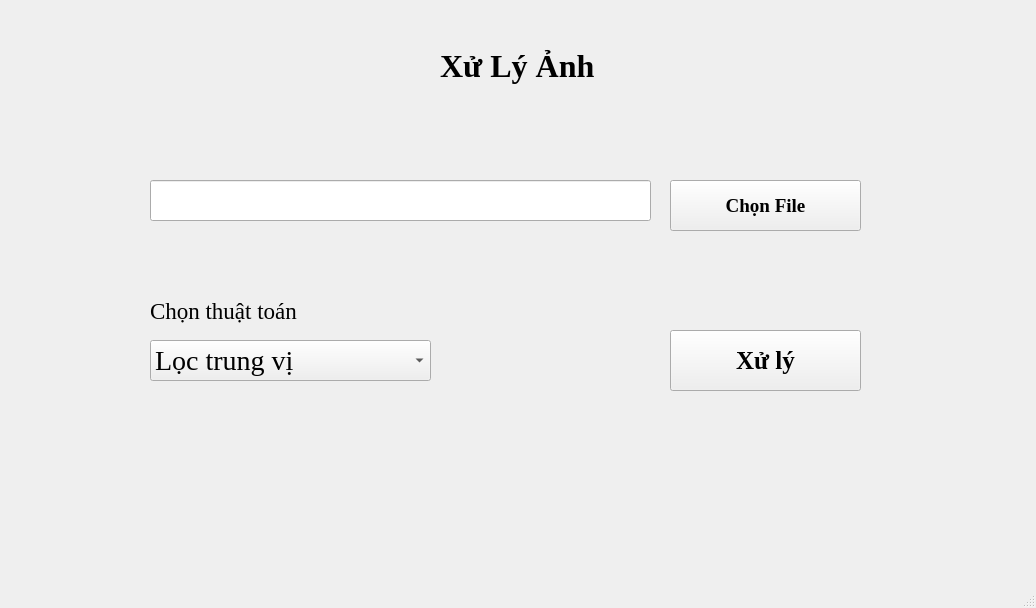
<?xml version="1.0" encoding="UTF-8"?>
<ui version="4.0">
 <class>MainWindow</class>
 <widget class="QMainWindow" name="MainWindow">
  <property name="geometry">
   <rect>
    <x>0</x>
    <y>0</y>
    <width>1036</width>
    <height>608</height>
   </rect>
  </property>
  <property name="windowTitle">
   <string>Xử lý ảnh</string>
  </property>
  <widget class="QWidget" name="centralwidget">
   <widget class="QLabel" name="label">
    <property name="geometry">
     <rect>
      <x>150</x>
      <y>290</y>
      <width>191</width>
      <height>41</height>
     </rect>
    </property>
    <property name="font">
     <font>
      <family>Times New Roman</family>
      <pointsize>17</pointsize>
     </font>
    </property>
    <property name="autoFillBackground">
     <bool>false</bool>
    </property>
    <property name="text">
     <string>Chọn thuật toán</string>
    </property>
    <property name="wordWrap">
     <bool>false</bool>
    </property>
   </widget>
   <widget class="QComboBox" name="cbThuattoan">
    <property name="geometry">
     <rect>
      <x>150</x>
      <y>340</y>
      <width>281</width>
      <height>41</height>
     </rect>
    </property>
    <property name="font">
     <font>
      <family>Times New Roman</family>
      <pointsize>21</pointsize>
     </font>
    </property>
    <property name="cursor">
     <cursorShape>PointingHandCursor</cursorShape>
    </property>
    <property name="autoFillBackground">
     <bool>false</bool>
    </property>
    <item>
     <property name="text">
      <string>Lọc trung vị</string>
     </property>
    </item>
    <item>
     <property name="text">
      <string>Âm bản</string>
     </property>
    </item>
    <item>
     <property name="text">
      <string>Ảnh binary</string>
     </property>
    </item>
    <item>
     <property name="text">
      <string>Tích chập</string>
     </property>
    </item>
    <item>
     <property name="text">
      <string>Cân bằng Histogram</string>
     </property>
    </item>
   </widget>
   <widget class="QPushButton" name="btnRun">
    <property name="geometry">
     <rect>
      <x>670</x>
      <y>330</y>
      <width>191</width>
      <height>61</height>
     </rect>
    </property>
    <property name="font">
     <font>
      <family>Times New Roman</family>
      <pointsize>19</pointsize>
      <weight>75</weight>
      <bold>true</bold>
     </font>
    </property>
    <property name="text">
     <string>Xử lý</string>
    </property>
   </widget>
   <widget class="QLineEdit" name="filePath">
    <property name="geometry">
     <rect>
      <x>150</x>
      <y>180</y>
      <width>501</width>
      <height>41</height>
     </rect>
    </property>
    <property name="font">
     <font>
      <family>Times New Roman</family>
      <pointsize>14</pointsize>
     </font>
    </property>
   </widget>
   <widget class="QPushButton" name="btnChooseFile">
    <property name="geometry">
     <rect>
      <x>670</x>
      <y>180</y>
      <width>191</width>
      <height>51</height>
     </rect>
    </property>
    <property name="font">
     <font>
      <family>Times New Roman</family>
      <pointsize>14</pointsize>
      <weight>75</weight>
      <bold>true</bold>
     </font>
    </property>
    <property name="text">
     <string>Chọn File</string>
    </property>
   </widget>
   <widget class="QLabel" name="label_2">
    <property name="geometry">
     <rect>
      <x>440</x>
      <y>40</y>
      <width>191</width>
      <height>51</height>
     </rect>
    </property>
    <property name="font">
     <font>
      <family>Times New Roman</family>
      <pointsize>24</pointsize>
      <weight>75</weight>
      <bold>true</bold>
     </font>
    </property>
    <property name="text">
     <string>Xử Lý Ảnh</string>
    </property>
   </widget>
  </widget>
  <widget class="QMenuBar" name="menubar">
   <property name="geometry">
    <rect>
     <x>0</x>
     <y>0</y>
     <width>1036</width>
     <height>26</height>
    </rect>
   </property>
  </widget>
  <widget class="QStatusBar" name="statusbar"/>
 </widget>
 <resources/>
 <connections/>
</ui>
